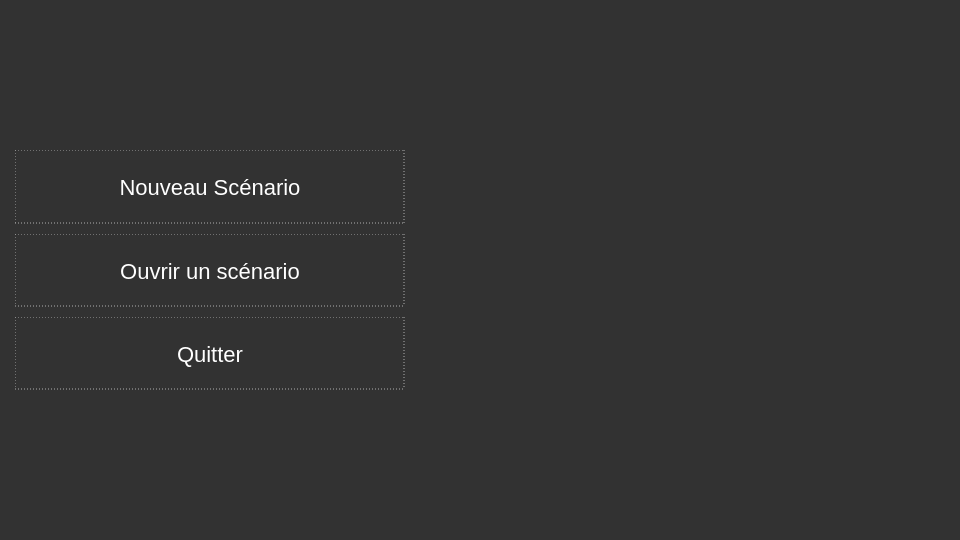
<?xml version="1.0" encoding="UTF-8"?>
<ui version="4.0">
 <class>CLoaderWidget</class>
 <widget class="QWidget" name="CLoaderWidget">
  <property name="geometry">
   <rect>
    <x>0</x>
    <y>0</y>
    <width>960</width>
    <height>540</height>
   </rect>
  </property>
  <property name="sizePolicy">
   <sizepolicy hsizetype="Minimum" vsizetype="Minimum">
    <horstretch>0</horstretch>
    <verstretch>0</verstretch>
   </sizepolicy>
  </property>
  <property name="minimumSize">
   <size>
    <width>960</width>
    <height>540</height>
   </size>
  </property>
  <property name="maximumSize">
   <size>
    <width>960</width>
    <height>540</height>
   </size>
  </property>
  <property name="windowTitle">
   <string>Form</string>
  </property>
  <property name="styleSheet">
   <string notr="true">#CLoaderWidget{
	background-color : rgb(50,50,50);
}</string>
  </property>
  <layout class="QHBoxLayout" name="horizontalLayout">
   <property name="spacing">
    <number>0</number>
   </property>
   <property name="leftMargin">
    <number>0</number>
   </property>
   <property name="topMargin">
    <number>0</number>
   </property>
   <property name="rightMargin">
    <number>0</number>
   </property>
   <property name="bottomMargin">
    <number>0</number>
   </property>
   <item>
    <widget class="QWidget" name="buttonContainer" native="true">
     <layout class="QVBoxLayout" name="verticalLayout">
      <property name="spacing">
       <number>10</number>
      </property>
      <property name="leftMargin">
       <number>15</number>
      </property>
      <property name="topMargin">
       <number>150</number>
      </property>
      <property name="rightMargin">
       <number>0</number>
      </property>
      <property name="bottomMargin">
       <number>150</number>
      </property>
      <item>
       <widget class="QWidget" name="newProject" native="true">
        <property name="styleSheet">
         <string notr="true">#newProject{
border : 1px dashed rgb(175,175,175);
}</string>
        </property>
        <layout class="QVBoxLayout" name="verticalLayout_3">
         <property name="spacing">
          <number>0</number>
         </property>
         <property name="leftMargin">
          <number>0</number>
         </property>
         <property name="topMargin">
          <number>0</number>
         </property>
         <property name="rightMargin">
          <number>0</number>
         </property>
         <property name="bottomMargin">
          <number>0</number>
         </property>
         <item>
          <widget class="QPushButton" name="newButton">
           <property name="minimumSize">
            <size>
             <width>0</width>
             <height>75</height>
            </size>
           </property>
           <property name="styleSheet">
            <string notr="true">#newButton{
color : white;
font-size : 22px;
}
#newButton:hover{
color : rgb(255, 170, 0);
font-size : 22px;
}</string>
           </property>
           <property name="text">
            <string>Nouveau Scénario</string>
           </property>
           <property name="icon">
            <iconset>
             <normaloff>resources/ic_create_new_folder_white_48dp_2x.png</normaloff>resources/ic_create_new_folder_white_48dp_2x.png</iconset>
           </property>
           <property name="iconSize">
            <size>
             <width>25</width>
             <height>25</height>
            </size>
           </property>
           <property name="flat">
            <bool>true</bool>
           </property>
          </widget>
         </item>
        </layout>
       </widget>
      </item>
      <item>
       <widget class="QWidget" name="loadProject" native="true">
        <property name="styleSheet">
         <string notr="true">#loadProject{
border : 1px dashed rgb(175,175,175);
}</string>
        </property>
        <layout class="QVBoxLayout" name="verticalLayout_2">
         <property name="leftMargin">
          <number>0</number>
         </property>
         <property name="topMargin">
          <number>0</number>
         </property>
         <property name="rightMargin">
          <number>0</number>
         </property>
         <property name="bottomMargin">
          <number>0</number>
         </property>
         <item>
          <widget class="QPushButton" name="loadButton">
           <property name="minimumSize">
            <size>
             <width>0</width>
             <height>75</height>
            </size>
           </property>
           <property name="styleSheet">
            <string notr="true">#loadButton{
color : white;
font-size : 22px;
}
#loadButton:hover{
color : rgb(255, 170, 0);
font-size : 22px;
}</string>
           </property>
           <property name="text">
            <string>Ouvrir un scénario</string>
           </property>
           <property name="icon">
            <iconset>
             <normaloff>resources/ic_open_in_browser_white_48dp_2x.png</normaloff>resources/ic_open_in_browser_white_48dp_2x.png</iconset>
           </property>
           <property name="iconSize">
            <size>
             <width>25</width>
             <height>25</height>
            </size>
           </property>
           <property name="flat">
            <bool>true</bool>
           </property>
          </widget>
         </item>
        </layout>
       </widget>
      </item>
      <item>
       <widget class="QWidget" name="exit" native="true">
        <property name="styleSheet">
         <string notr="true">#exit{
border : 1px dashed rgb(175,175,175);
}</string>
        </property>
        <layout class="QVBoxLayout" name="verticalLayout_4">
         <property name="leftMargin">
          <number>0</number>
         </property>
         <property name="topMargin">
          <number>0</number>
         </property>
         <property name="rightMargin">
          <number>0</number>
         </property>
         <property name="bottomMargin">
          <number>0</number>
         </property>
         <item>
          <widget class="QPushButton" name="exitButton">
           <property name="minimumSize">
            <size>
             <width>0</width>
             <height>75</height>
            </size>
           </property>
           <property name="styleSheet">
            <string notr="true">#exitButton{
color : white;
font-size : 22px;
}
#exitButton:hover{
color : rgb(255, 170, 0);
font-size : 22px;
}</string>
           </property>
           <property name="text">
            <string>Quitter</string>
           </property>
           <property name="icon">
            <iconset>
             <normaloff>resources/ic_close_white_48dp_2x.png</normaloff>resources/ic_close_white_48dp_2x.png</iconset>
           </property>
           <property name="iconSize">
            <size>
             <width>25</width>
             <height>25</height>
            </size>
           </property>
           <property name="flat">
            <bool>true</bool>
           </property>
          </widget>
         </item>
        </layout>
       </widget>
      </item>
     </layout>
     <zorder>loadProject</zorder>
     <zorder>exit</zorder>
     <zorder>newProject</zorder>
    </widget>
   </item>
   <item>
    <widget class="QWidget" name="wizardContainer" native="true">
     <property name="sizePolicy">
      <sizepolicy hsizetype="Fixed" vsizetype="Preferred">
       <horstretch>0</horstretch>
       <verstretch>0</verstretch>
      </sizepolicy>
     </property>
     <property name="minimumSize">
      <size>
       <width>555</width>
       <height>0</height>
      </size>
     </property>
     <layout class="QVBoxLayout" name="verticalLayout_5">
      <property name="spacing">
       <number>0</number>
      </property>
      <property name="leftMargin">
       <number>0</number>
      </property>
      <property name="topMargin">
       <number>0</number>
      </property>
      <property name="rightMargin">
       <number>0</number>
      </property>
      <property name="bottomMargin">
       <number>0</number>
      </property>
     </layout>
    </widget>
   </item>
  </layout>
  <zorder>wizardContainer</zorder>
  <zorder>buttonContainer</zorder>
 </widget>
 <resources/>
 <connections/>
</ui>
